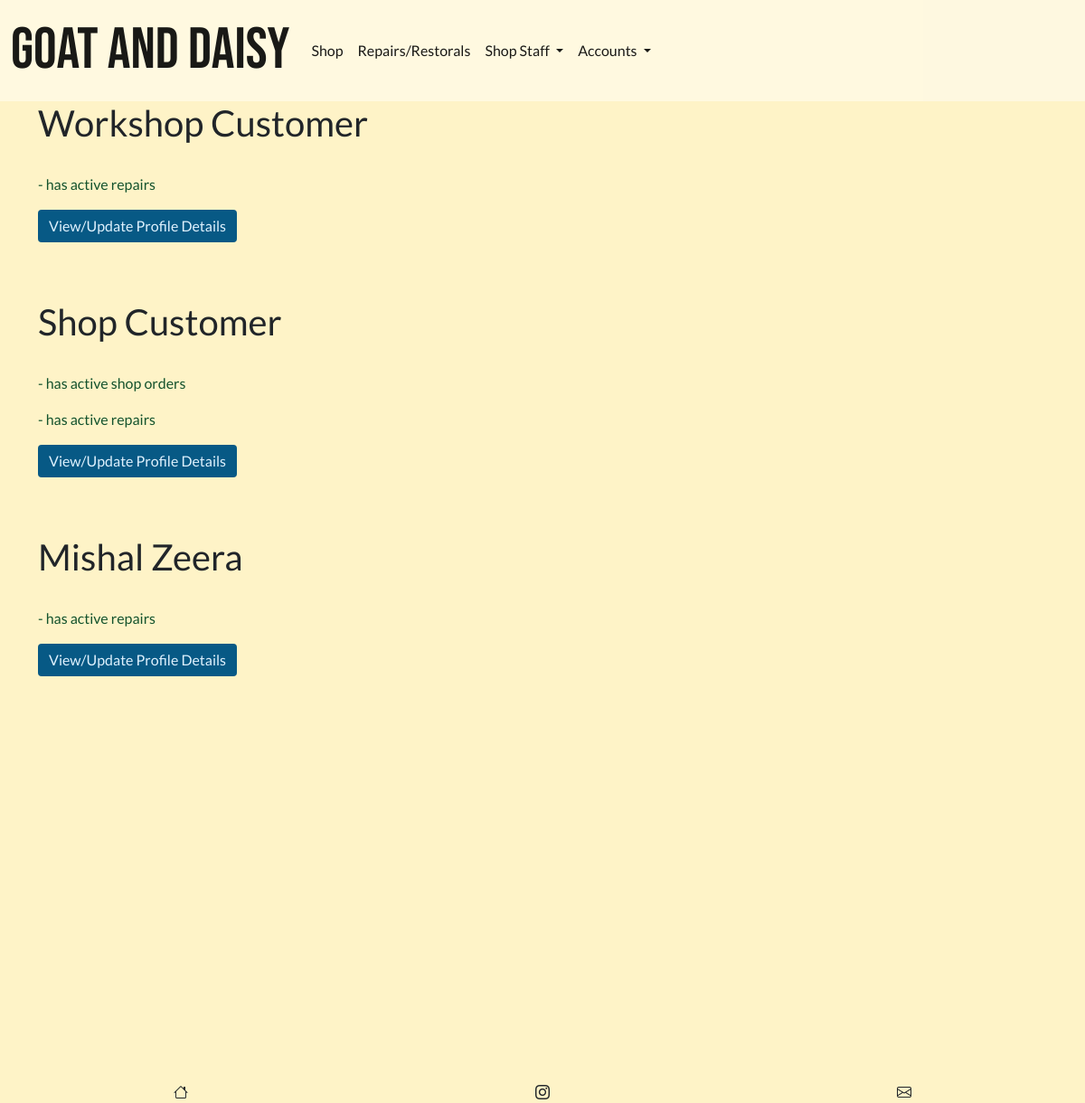
The app's page /shop/all-shop-customers/ (signed in), older data.
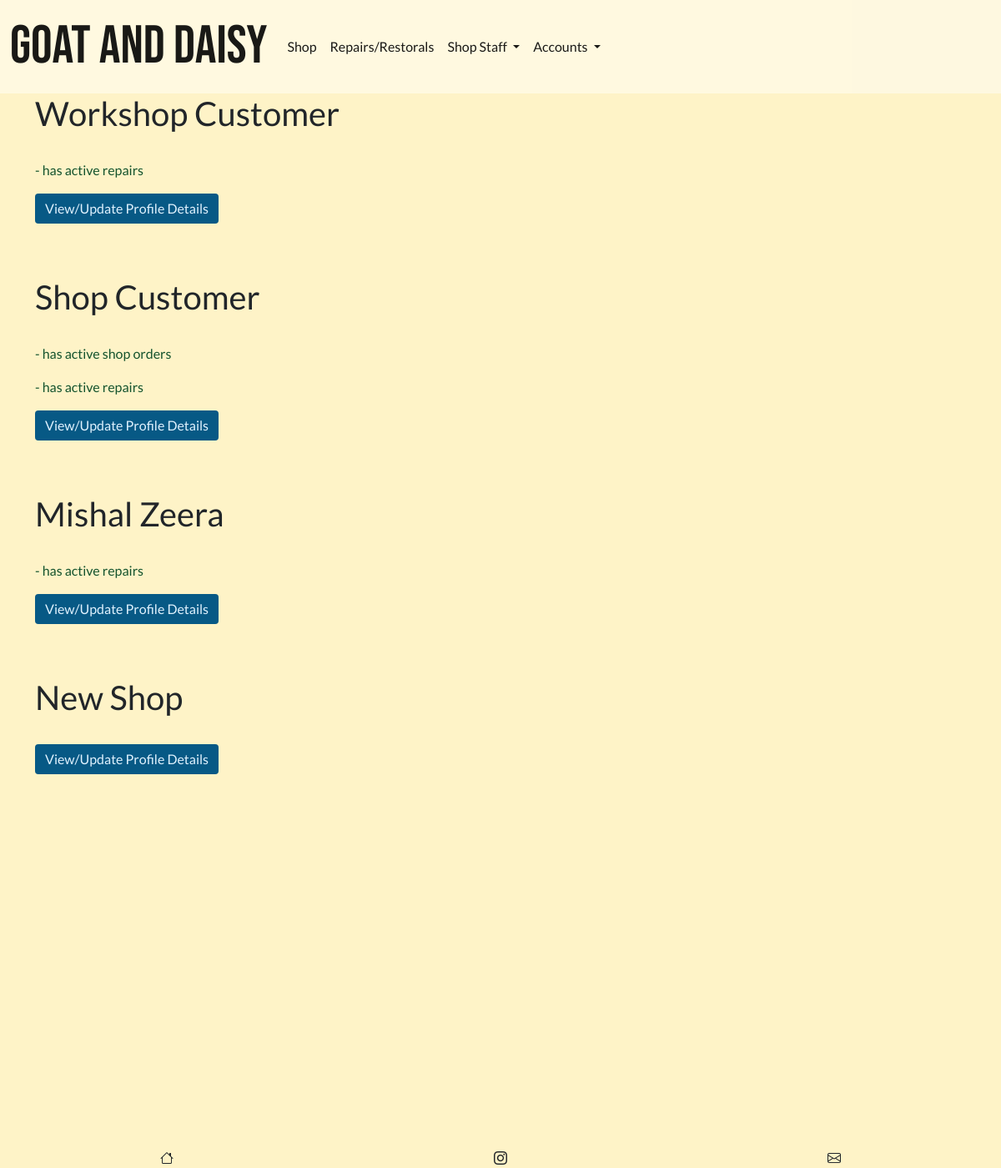
The same page, newer data.
### profiles/models.py (models this page shows, shortened)
class Customer(models.Model):
    username = models.OneToOneField(
        User, on_delete=models.CASCADE, null=True, editable=False)
    email = models.EmailField(unique=True, default="start@domain.dj")
    full_name = models.CharField(max_length=100, null=True, blank=True)
    address1 = models.CharField(max_length=100, null=True, blank=True)
    address2 = models.CharField(max_length=100, null=True, blank=True)
    postcode = models.CharField(max_length=40, null=True, blank=True)
    town_or_city = models.CharField(max_length=40, null=True, blank=True)
    country = models.CharField(max_length=40, null=True, blank=True)
    notes = models.TextField(null=True, blank=True)
    staff_notes = models.TextField(null=True, blank=True)
    has_active_shop_orders = models.BooleanField(default=False)
    has_active_repairs = models.BooleanField(default=False)

### shop/views.py (the view)
# urls.py: path('all-shop-customers/', views.AllShopCustomers.as_view(),
class AllShopCustomers(GroupRequiredMixin, ListView):
    group_required = [u'General Staff']
    queryset = Customer.objects.all()
    template_name = 'shop/all_customers.html'
    context_object_name = 'customers'

### invoices/contexts.py (called while the page is built, shortened)
def shopping_cart(request):
    template_cart = []
    products_count = 0
    order_amount = 0
    shipping = 0
    cart = request.session.get('cart', {})
    for item in enumerate(template_cart):
        products_count += 1
    order_total = order_amount + shipping
    stripe_total = round(order_total * 100)
    context = {
        'template_cart': template_cart,
        'products_count': products_count,
        'order_amount': order_amount,
        'shipping': shipping,
        'order_total': order_total,
        'stripe_total': stripe_total,
    }
    return context

### profiles/group_mixin_decorator.py (called while the page is built)
    def dispatch(self, request, *args, **kwargs):
        if not request.user.is_authenticated:
            raise PermissionDenied
        else:
            user_groups = []
            for group in request.user.groups.values_list('name', flat=True):
                user_groups.append(group)
            if len(set(user_groups).intersection(self.group_required)) <= 0:
                raise PermissionDenied
        return super(GroupRequiredMixin, self).dispatch(request, *args, **kwargs)

### shop/templates/shop/all_customers.html (shortened to what this page needs)
{% extends 'base.html' %}
{% load static %}
{% block extra_css %}
<link rel="stylesheet" href="{% static 'css/home_bg_image_trans.css' %}">
{% endblock %}
{% block content %}
{% for customer in customers%}
    <p class="h1" style="margin-top:1rem;">{{customer.full_name | title}}</p>
    <br>
    {% if customer.has_active_shop_orders %}
        <p class="text-success">- has active shop orders</p>
    {% endif %}
    {% if customer.has_active_repairs %}
        <p class="text-success">- has active repairs</p>
    {% endif %}
    <a href="{% url 'customer_account_update' pk=customer.id%}"
        class="btn btn-info">View/Update Profile Details
    </a>
    <br><br><br>
{% endfor %}
{% endblock %}

Row changes from the older to the newer data that the page shows:
added Customer: full_name "New Shop"
